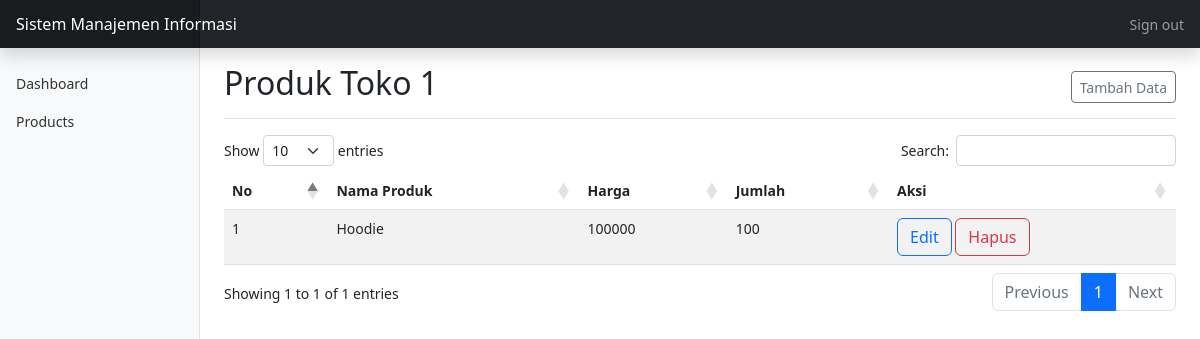
Page /dashboard/products.php (signed in) on the committed database.
### tables this page shows
CREATE TABLE `produk` (
  `id` int(11) NOT NULL,
  `produk` varchar(50) NOT NULL,
  `harga_beli` int(11) NOT NULL,
  `harga_jual` int(11) NOT NULL,
  `jumlah` int(50) NOT NULL,
  `terjual` int(12) NOT NULL,
  `toko` int(2) NOT NULL
);

### dashboard/products.php (the view, shortened to what this page needs)
<?php
include 'template/header.php';
?>
<div class="d-flex justify-content-between flex-wrap flex-md-nowrap align-items-center pt-3 pb-2 mb-3 border-bottom">
    <h1 class="h2">Produk Toko <?php echo $_SESSION['toko']; ?></h1>
    <div class="btn-toolbar mb-2 mb-md-0">
        <a href="products/input_products.php">
            <button type="button" class="btn btn-sm btn-outline-secondary">
                Tambah Data
            </button>
        </a>
    </div>
</div>
<table id="example" class="table table-striped" style="width:100%">
    <thead>
        <tr>
            <th>No</th>
            <th>Nama Produk</th>
            <th>Harga</th>
            <th>Jumlah</th>
            <th>Aksi</th>
        </tr>
    </thead>
    <tbody>
        <?php
        $toko = $_SESSION['toko'];
        include '../koneksi.php';
        $no = 1;
        $data = mysqli_query($koneksi, "select * from produk where toko='$toko'");
        while ($d = mysqli_fetch_array($data)) {
        ?>
            <tr>
                <td><?php echo $no++; ?></td>
                <td><?php echo $d['produk']; ?></td>
                <td><?php echo $d['harga_jual']; ?></td>
                <td><?php echo $d['jumlah']; ?></td>
                <td>
                    <a href="products/edit_products.php?id=<?php echo $d['id']; ?>" class="btn btn-outline-primary">Edit</a>
                    <a href="products/delete_products.php?id=<?php echo $d['id']; ?>" class="btn btn-outline-danger">Hapus</a>
                </td>
            </tr>
        <?php
        }
        ?>
    </tbody>
</table>
<?php
include 'template/footer.php';
?>

### dashboard/template/header.php (style rules this page uses)
body { font-size: .875rem; }

### rows in the picture
produk: produk "Hoodie", harga_jual "100000", jumlah "100"

### other values in the picture
$_SESSION['toko'] "1"
